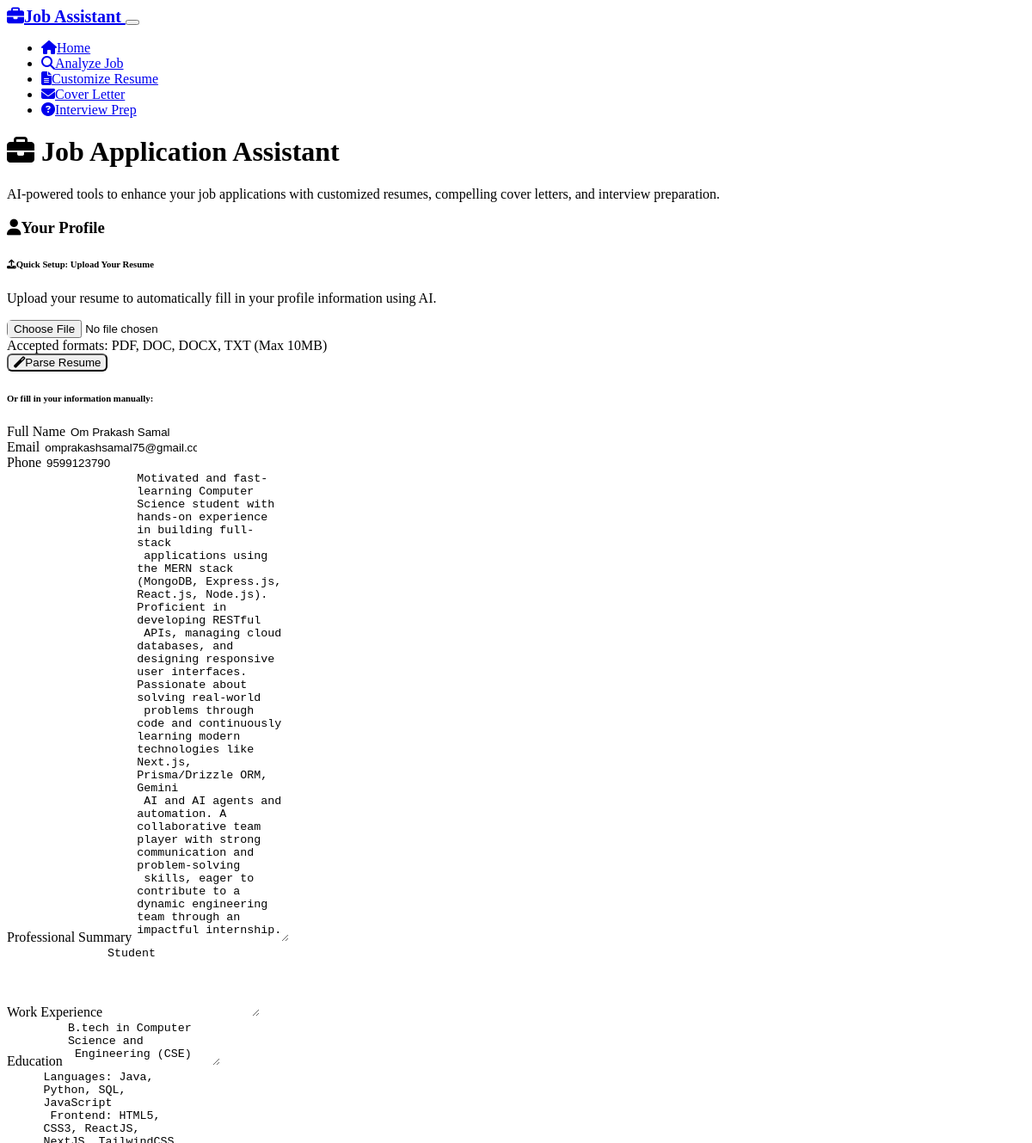
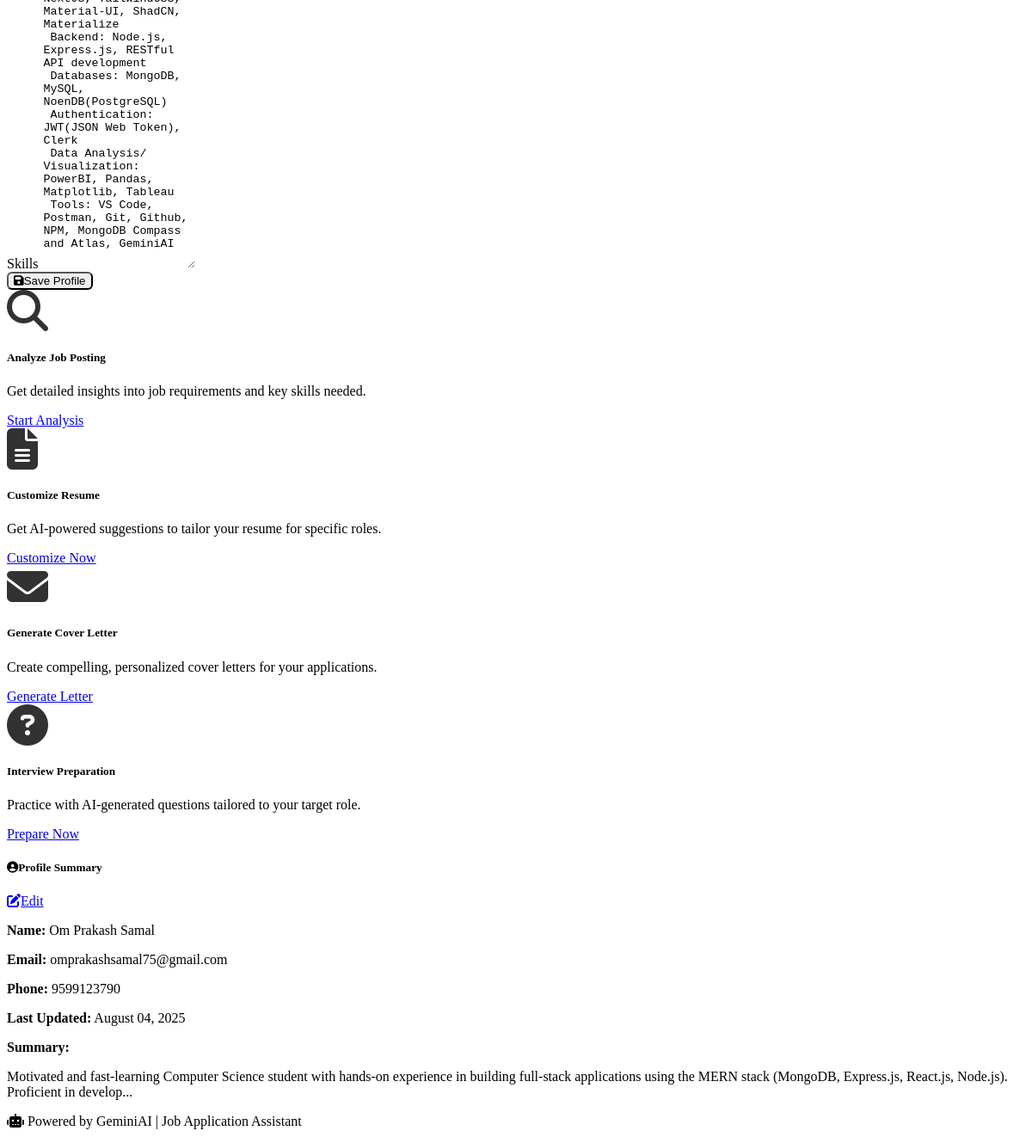
Before: /profile with the older database file (2 pictures, top to bottom).
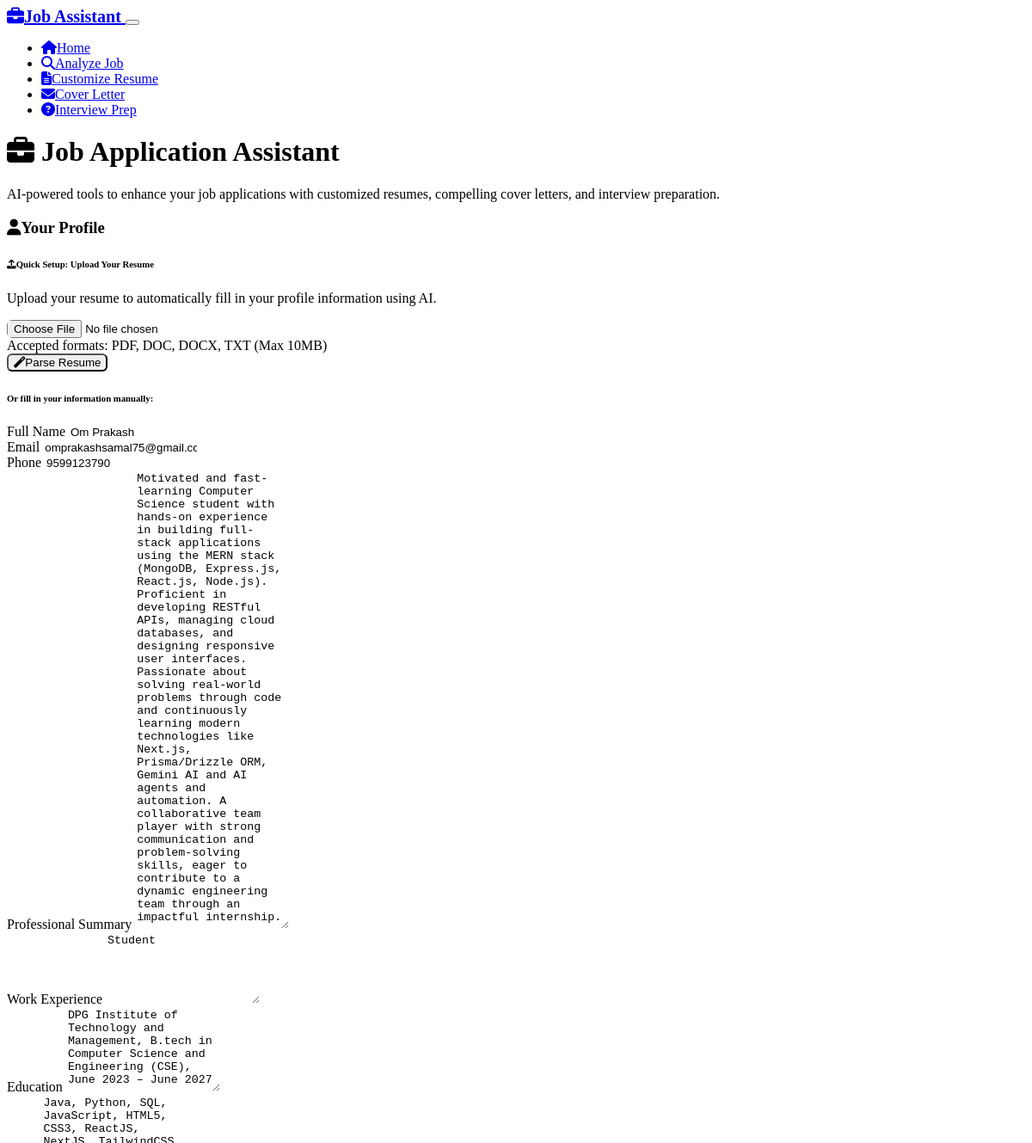
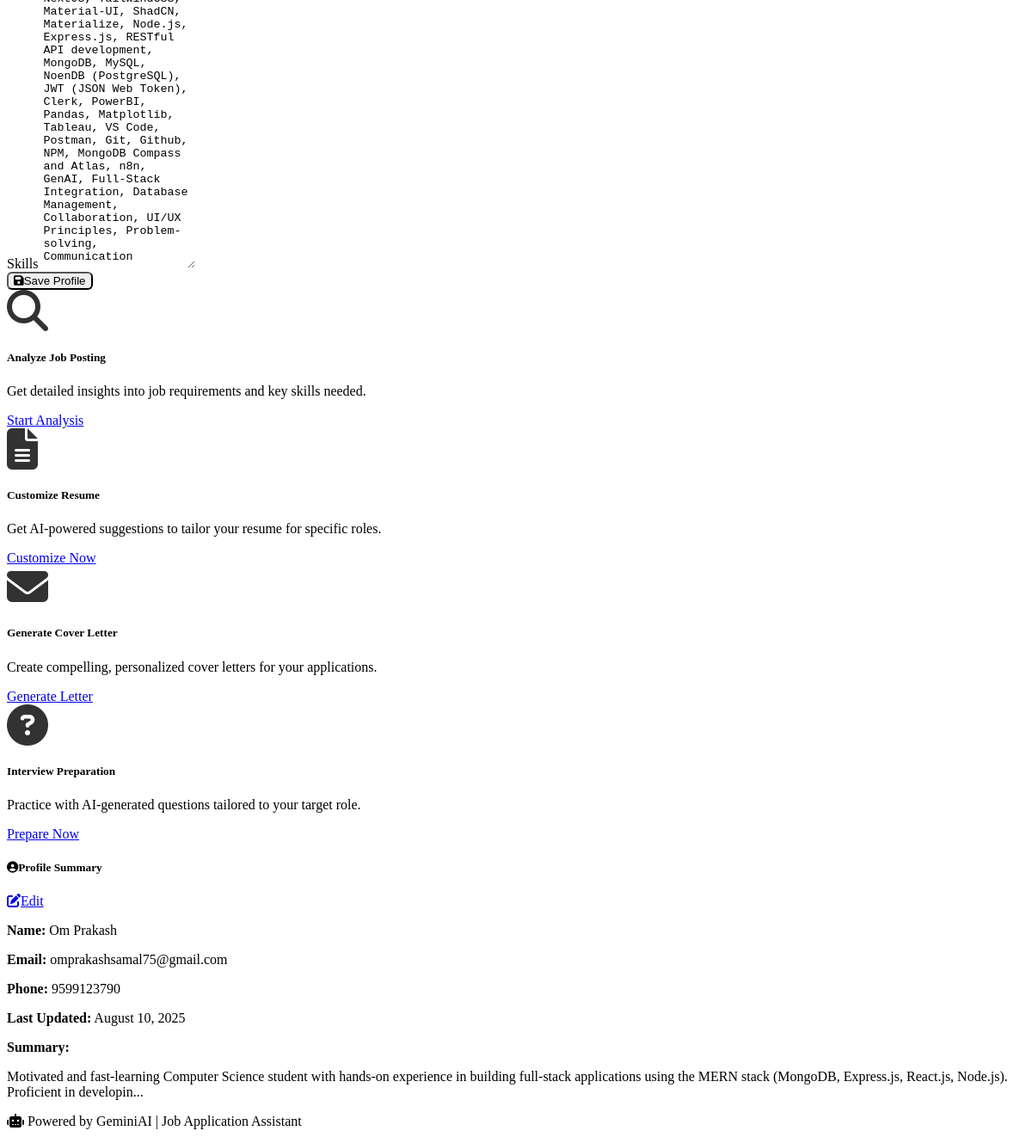
After: the same page with the newer database file (2 pictures, top to bottom).
### models.py (models this page shows, shortened)
class UserProfile(db.Model):
    __tablename__ = 'user_profile'
    id = db.Column(db.Integer, primary_key=True)
    name = db.Column(db.String(100), nullable=False)
    email = db.Column(db.String(120), nullable=False)
    phone = db.Column(db.String(20))
    summary = db.Column(db.Text)
    experience = db.Column(db.Text)
    education = db.Column(db.Text)
    skills = db.Column(db.Text)
    created_at = db.Column(db.DateTime, default=datetime.utcnow)
    updated_at = db.Column(db.DateTime, default=datetime.utcnow, onupdate=datetime.utcnow)

### routes.py (the view, shortened to what this page needs)
@app.route('/profile', methods=['GET', 'POST'])
def profile():
    profile = UserProfile.query.first()
    return render_template('index.html', profile=profile, show_profile=True)

### templates/index.html
{% extends "base.html" %}
{% block content %}
<div class="container mt-4">
    <div class="row mb-5">
        <div class="col-12">
            <div class="text-center py-5">
                <h1 class="display-4 mb-3">
                    <i class="fas fa-briefcase text-primary me-3"></i>
                    Job Application Assistant
                </h1>
                <p class="lead text-muted">
                    AI-powered tools to enhance your job applications with customized resumes,
                    compelling cover letters, and interview preparation.
                </p>
            </div>
        </div>
    </div>
    {% if show_profile or not profile %}
    <div class="row mb-5">
        <div class="col-12">
            <div class="card">
                <div class="card-header">
                    <h3 class="card-title mb-0">
                        <i class="fas fa-user me-2"></i>Your Profile
                    </h3>
                </div>
                <div class="card-body">
                    <div class="mb-4">
                        <div class="card border-primary">
                            <div class="card-header bg-primary text-white">
                                <h6 class="mb-0">
                                    <i class="fas fa-upload me-2"></i>Quick Setup: Upload Your Resume
                                </h6>
                            </div>
                            <div class="card-body">
                                <p class="text-muted mb-3">Upload your resume to automatically fill in your profile information using AI.</p>
                                <form method="POST" action="{{ url_for('upload_resume') }}" enctype="multipart/form-data" class="mb-0">
                                    <div class="row align-items-end">
                                        <div class="col-md-8 mb-2">
                                            <input type="file" class="form-control" id="resume_file" name="resume_file"
                                                   accept=".pdf,.doc,.docx,.txt" required>
                                            <div class="form-text">Accepted formats: PDF, DOC, DOCX, TXT (Max 10MB)</div>
                                        </div>
                                        <div class="col-md-4 mb-2">
                                            <button type="submit" class="btn btn-primary w-100">
                                                <i class="fas fa-magic me-2"></i>Parse Resume
                                            </button>
                                        </div>
                                    </div>
                                </form>
                            </div>
                        </div>
                    </div>
                    <h6 class="text-muted mb-3">Or fill in your information manually:</h6>
                    <form method="POST" action="{{ url_for('profile') }}">
                        <div class="row">
                            <div class="col-md-6 mb-3">
                                <label for="name" class="form-label">Full Name</label>
                                <input type="text" class="form-control" id="name" name="name"
                                       value="{{ profile.name if profile else '' }}" required>
                            </div>
                            <div class="col-md-6 mb-3">
                                <label for="email" class="form-label">Email</label>
                                <input type="email" class="form-control" id="email" name="email"
                                       value="{{ profile.email if profile else '' }}" required>
                            </div>
                        </div>
                        <div class="row">
                            <div class="col-md-6 mb-3">
                                <label for="phone" class="form-label">Phone</label>
                                <input type="tel" class="form-control" id="phone" name="phone"
                                       value="{{ profile.phone if profile else '' }}">
                            </div>
                        </div>
                        <div class="mb-3">
                            <label for="summary" class="form-label">Professional Summary</label>
                            <textarea class="form-control" id="summary" name="summary" rows="3"
                                      placeholder="Brief professional summary...">{{ profile.summary if profile else '' }}</textarea>
                        </div>
                        <div class="mb-3">
                            <label for="experience" class="form-label">Work Experience</label>
                            <textarea class="form-control" id="experience" name="experience" rows="5"
                                      placeholder="List your work experience...">{{ profile.experience if profile else '' }}</textarea>
                        </div>
                        <div class="mb-3">
                            <label for="education" class="form-label">Education</label>
                            <textarea class="form-control" id="education" name="education" rows="3"
                                      placeholder="Educational background...">{{ profile.education if profile else '' }}</textarea>
                        </div>
                        <div class="mb-3">
                            <label for="skills" class="form-label">Skills</label>
                            <textarea class="form-control" id="skills" name="skills" rows="3"
                                      placeholder="Technical and soft skills...">{{ profile.skills if profile else '' }}</textarea>
                        </div>
                        <button type="submit" class="btn btn-primary">
                            <i class="fas fa-save me-2"></i>Save Profile
                        </button>
                    </form>
                </div>
            </div>
        </div>
    </div>
    {% endif %}
    <div class="row g-4 mb-5">
        <div class="col-md-6 col-lg-3">
            <div class="card h-100 text-center">
                <div class="card-body">
                    <i class="fas fa-search fa-3x text-primary mb-3"></i>
                    <h5 class="card-title">Analyze Job Posting</h5>
                    <p class="card-text">
                        Get detailed insights into job requirements and key skills needed.
                    </p>
                    <a href="{{ url_for('analyze_job') }}" class="btn btn-outline-primary">
                        Start Analysis
                    </a>
                </div>
            </div>
        </div>
        <div class="col-md-6 col-lg-3">
            <div class="card h-100 text-center">
                <div class="card-body">
                    <i class="fas fa-file-alt fa-3x text-success mb-3"></i>
                    <h5 class="card-title">Customize Resume</h5>
                    <p class="card-text">
                        Get AI-powered suggestions to tailor your resume for specific roles.
                    </p>
                    <a href="{{ url_for('customize_resume') }}" class="btn btn-outline-success">
                        Customize Now
                    </a>
                </div>
            </div>
        </div>
        <div class="col-md-6 col-lg-3">
            <div class="card h-100 text-center">
                <div class="card-body">
                    <i class="fas fa-envelope fa-3x text-info mb-3"></i>
                    <h5 class="card-title">Generate Cover Letter</h5>
                    <p class="card-text">
                        Create compelling, personalized cover letters for your applications.
                    </p>
                    <a href="{{ url_for('generate_cover_letter') }}" class="btn btn-outline-info">
                        Generate Letter
                    </a>
                </div>
            </div>
        </div>
        <div class="col-md-6 col-lg-3">
            <div class="card h-100 text-center">
                <div class="card-body">
                    <i class="fas fa-question-circle fa-3x text-warning mb-3"></i>
                    <h5 class="card-title">Interview Preparation</h5>
                    <p class="card-text">
                        Practice with AI-generated questions tailored to your target role.
                    </p>
                    <a href="{{ url_for('interview_prep') }}" class="btn btn-outline-warning">
                        Prepare Now
                    </a>
                </div>
            </div>
        </div>
    </div>
    {% if profile %}
    <div class="row">
        <div class="col-12">
            <div class="card">
                <div class="card-header d-flex justify-content-between align-items-center">
                    <h5 class="mb-0">
                        <i class="fas fa-user-circle me-2"></i>Profile Summary
                    </h5>
                    <a href="{{ url_for('profile') }}" class="btn btn-sm btn-outline-secondary">
                        <i class="fas fa-edit me-1"></i>Edit
                    </a>
                </div>
                <div class="card-body">
                    <div class="row">
                        <div class="col-md-6">
                            <p><strong>Name:</strong> {{ profile.name }}</p>
                            <p><strong>Email:</strong> {{ profile.email }}</p>
                            {% if profile.phone %}
                            <p><strong>Phone:</strong> {{ profile.phone }}</p>
                            {% endif %}
                        </div>
                        <div class="col-md-6">
                            <p><strong>Last Updated:</strong> {{ profile.updated_at.strftime('%B %d, %Y') }}</p>
                        </div>
                    </div>
                    {% if profile.summary %}
                    <div class="mt-3">
                        <strong>Summary:</strong>
                        <p class="text-muted">{{ profile.summary[:200] }}{% if profile.summary|length > 200 %}...{% endif %}</p>
                    </div>
                    {% endif %}
                </div>
            </div>
        </div>
    </div>
    {% endif %}
</div>
{% endblock %}

### templates/base.html (shortened to what this page needs)
<!DOCTYPE html>
<html lang="en" data-bs-theme="dark">
<head>
    <link href="https://cdn.replit.com/agent/bootstrap-agent-dark-theme.min.css" rel="stylesheet">
    <link rel="stylesheet" href="https://cdnjs.cloudflare.com/ajax/libs/font-awesome/6.4.0/css/all.min.css">
    <link rel="stylesheet" href="{{ url_for('static', filename='style.css') }}">
</head>
<body>
    <nav class="navbar navbar-expand-lg navbar-dark bg-dark">
        <div class="container">
            <a class="navbar-brand" href="{{ url_for('index') }}">
                <i class="fas fa-briefcase me-2"></i>Job Assistant
            </a>
            <button class="navbar-toggler" type="button" data-bs-toggle="collapse" data-bs-target="#navbarNav">
            </button>
            <div class="collapse navbar-collapse" id="navbarNav">
                <ul class="navbar-nav ms-auto">
                    <li class="nav-item">
                        <a class="nav-link" href="{{ url_for('index') }}">
                            <i class="fas fa-home me-1"></i>Home
                        </a>
                    </li>
                    <li class="nav-item">
                        <a class="nav-link" href="{{ url_for('analyze_job') }}">
                            <i class="fas fa-search me-1"></i>Analyze Job
                        </a>
                    </li>
                    <li class="nav-item">
                        <a class="nav-link" href="{{ url_for('customize_resume') }}">
                            <i class="fas fa-file-alt me-1"></i>Customize Resume
                        </a>
                    </li>
                    <li class="nav-item">
                        <a class="nav-link" href="{{ url_for('generate_cover_letter') }}">
                            <i class="fas fa-envelope me-1"></i>Cover Letter
                        </a>
                    </li>
                    <li class="nav-item">
                        <a class="nav-link" href="{{ url_for('interview_prep') }}">
                            <i class="fas fa-question-circle me-1"></i>Interview Prep
                        </a>
                    </li>
                </ul>
            </div>
        </div>
    </nav>
    <main>
        {% block content %}{% endblock %}
    </main>
    <footer class="bg-dark text-center py-4 mt-5">
        <div class="container">
            <p class="mb-0 text-muted">
                <i class="fas fa-robot me-2"></i>
                Powered by GeminiAI | Job Application Assistant
            </p>
        </div>
    </footer>
</body>
</html>

### static/style.css (style rules this page uses)
.card { transition: transform 0.2s ease-in-out, box-shadow 0.2s ease-in-out; }
.form-control, .form-select { border-radius: 0.375rem; border: 1px solid var(--bs-border-color); }
.btn { border-radius: 0.375rem; font-weight: 500; transition: all 0.15s ease-in-out; }
.fa-3x { opacity: 0.8; }
.navbar-brand { font-weight: 600; font-size: 1.25rem; }
.nav-link { font-weight: 500; transition: color 0.15s ease-in-out; }
footer { margin-top: auto; }
[data-bs-theme="dark"] .card { border: 1px solid var(--bs-border-color); }

Changed rows visible on the page:
changed UserProfile "omprakashsamal75@gmail.com": name "Om Prakash Samal" → "Om Prakash"; education "B.tech in Computer Science and Engineering (CSE)" → "DPG Institute of Technology and Management, B.tech in Computer Science and Engineering (CSE), June 2023 – June 2027"; skills "Languages: Java, Python, SQL, JavaScript Frontend: HTML5, CSS3, ReactJS, NextJS, TailwindCSS, Material-UI, ShadCN, Materialize Backend: Node.js, Express.js, RESTful API development Databases: MongoDB, MySQL, NoenDB(PostgreSQL) Authentication: JWT(JSON Web Token), Clerk Data Analysis/ Visualization: PowerBI, Pandas, Matplotlib, Tableau Tools: VS Code, Postman, Git, Github, NPM, MongoDB Compass and Atlas, GeminiAI" → "Java, Python, SQL, JavaScript, HTML5, CSS3, ReactJS, NextJS, TailwindCSS, Material-UI, ShadCN, Materialize, Node.js, Express.js, RESTful API development, MongoDB, MySQL, NoenDB (PostgreSQL), JWT (JSON Web Token), Clerk, PowerBI, Pandas, Matplotlib, Tableau, VS Code, Postman, Git, Github, NPM, MongoDB Compass and Atlas, n8n, GenAI, Full-Stack Integration, Database Management, Collaboration, UI/UX Principles, Problem-solving, Communication"; updated_at "August 04, 2025" → "August 10, 2025"; summary "…React.js, Node.js). Proficient in develop" → "…React.js, Node.js). Proficient in developin"
